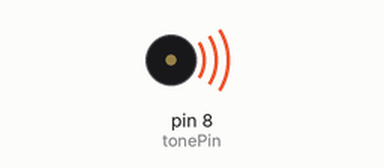
This sketch was run on a simulated Arduino Uno, built with avr-gcc and run on an emulated ATmega328P. On the bench: buzzer (waves = sounding).

Above: at 0.2 s.
At 6.7 s:
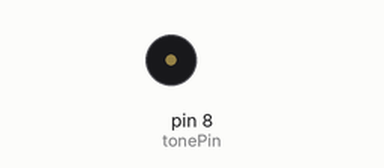
Timing chart, 0 to 7.8 s (numbered marks = the images above):
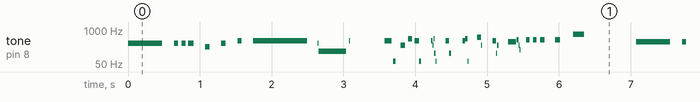

Measured:
- by itself, tone on pin 8 (tonePin): plays 311 Hz for 0.48 s, 311 Hz for 0.05 s, 311 Hz for 0.05 s, 311 Hz for 0.08 s, 233 Hz for 0.06 s, 311 Hz for 0.06 s … (722 notes in this stretch)

The sketch:

10_buzzer_himno_colombia.ino
```cpp
int tonePin = 8;

void setup() {
 }

void loop() {
 melodia();
}

//descargar tono midi y luego convertir
//recomendado descargar MIdi: https://www.khinsider.com/
//midi to arduino en:
//https://arduinomidi.netlify.app/ o en:
//https://extramaster.net/tools/midiToArduino/

//dependiendo la página usada para convertir la melodía,
//se usa de variable con nombre buzzerPin o tonePin,
// evitando cambiar el nombre a la variable de toda la melodía.

void melodia(){

    tone(tonePin, 311, 478.166597656);
    delay(531.296219618);
    delay(115.094804688);
    tone(tonePin, 311, 52.3158203125);
    delay(58.1286892361);
    delay(46.5029513889);
    tone(tonePin, 311, 52.3158203125);
    delay(58.1286892361);
    delay(32.5520659722);
    tone(tonePin, 311, 76.3810976563);
    delay(84.8678862847);
    delay(149.972018229);
    tone(tonePin, 233, 62.778984375);
    delay(69.7544270833);
    delay(154.622313368);
    tone(tonePin, 311, 62.778984375);
    delay(69.7544270833);
    delay(160.435182292);
    tone(tonePin, 391, 62.778984375);
    delay(69.7544270833);
    delay(144.159149306);
    delay(3.48772135417);
    tone(tonePin, 391, 752.301496094);
    delay(835.890551215);
    delay(51.1532465278);
    delay(1.16257378472);
    delay(5.81286892361);
    tone(tonePin, 466, 6.2778984375);
    delay(6.97544270833);
    tone(tonePin, 311, 13.6021132813);
    delay(15.1134592014);
    tone(tonePin, 155, 383.998121094);
    delay(426.664578993);
    tone(tonePin, 311, 3.13894921875);
    delay(3.48772135417);
    tone(tonePin, 391, 13.6021132813);
    delay(15.1134592014);
    delay(473.167530382);
    delay(1.16257378472);
    delay(2.32514756944);
    delay(3.48772135417);
    tone(tonePin, 391, 97.3074257813);
    delay(108.119361979);
    tone(tonePin, 261, 6.2778984375);
    delay(6.97544270833);
    tone(tonePin, 65, 24.0652773438);
    delay(26.7391970486);
    tone(tonePin, 130, 5.23158203125);
    delay(5.81286892361);
    tone(tonePin, 466, 3.13894921875);
    delay(3.48772135417);
    delay(69.7544270833);
    delay(1.16257378472);
    delay(1.16257378472);
    delay(1.16257378472);
    delay(1.16257378472);
    tone(tonePin, 261, 48.1305546875);
    delay(53.4783940972);
    tone(tonePin, 130, 1.04631640625);
    delay(1.16257378472);
    tone(tonePin, 65, 2.0926328125);
    delay(2.32514756944);
    tone(tonePin, 391, 6.2778984375);
    delay(6.97544270833);
    delay(31.3894921875);
    delay(1.16257378472);
    delay(4.65029513889);
    delay(2.32514756944);
    tone(tonePin, 466, 44.9916054688);
    delay(49.9906727431);
    tone(tonePin, 261, 1.04631640625);
    delay(1.16257378472);
    tone(tonePin, 130, 2.0926328125);
    delay(2.32514756944);
    tone(tonePin, 391, 5.23158203125);
    delay(5.81286892361);
    tone(tonePin, 65, 4.185265625);
    delay(4.65029513889);
    delay(16.2760329861);
    delay(3.48772135417);
    delay(1.16257378472);
    delay(9.30059027778);
    delay(6.97544270833);
    tone(tonePin, 391, 49.1768710938);
    delay(54.6409678819);
    tone(tonePin, 466, 3.13894921875);
    delay(3.48772135417);
    tone(tonePin, 261, 4.185265625);
    delay(4.65029513889);
    tone(tonePin, 65, 25.11159375);
    delay(27.9017708333);
    tone(tonePin, 130, 1.04631640625);
    delay(1.16257378472);
    delay(108.119361979);
    delay(2.32514756944);
    delay(22.0889019097);
    delay(6.97544270833);
    tone(tonePin, 391, 17.7873789063);
    delay(19.7637543403);
    tone(tonePin, 261, 13.6021132813);
    delay(15.1134592014);
    tone(tonePin, 466, 8.37053125);
    delay(9.30059027778);
    tone(tonePin, 130, 15.6947460938);
    delay(17.4386067708);
    tone(tonePin, 65, 14.6484296875);
    delay(16.2760329861);
    delay(120.907673611);
    delay(1.16257378472);
    delay(1.16257378472);
    delay(1.16257378472);
    tone(tonePin, 391, 44.9916054688);
    delay(49.9906727431);
    tone(tonePin, 130, 14.6484296875);
    delay(16.2760329861);
    tone(tonePin, 466, 5.23158203125);
    delay(5.81286892361);
    tone(tonePin, 261, 1.04631640625);
    delay(1.16257378472);
    tone(tonePin, 65, 6.2778984375);
    delay(6.97544270833);
    delay(142.996575521);
    delay(3.48772135417);
    delay(8.13801649306);
    delay(11.6257378472);
    delay(2.32514756944);
    tone(tonePin, 391, 29.296859375);
    delay(32.5520659722);
    tone(tonePin, 466, 18.8336953125);
    delay(20.926328125);
    tone(tonePin, 130, 5.23158203125);
    delay(5.81286892361);
    tone(tonePin, 261, 6.2778984375);
    delay(6.97544270833);
    tone(tonePin, 65, 9.41684765625);
    delay(10.4631640625);
    delay(113.932230903);
    delay(3.48772135417);
    delay(1.16257378472);
    delay(1.16257378472);
    delay(4.65029513889);
    tone(tonePin, 523, 48.1305546875);
    delay(53.4783940972);
    tone(tonePin, 130, 3.13894921875);
    delay(3.48772135417);
    tone(tonePin, 415, 1.04631640625);
    delay(1.16257378472);
    tone(tonePin, 261, 12.555796875);
    delay(13.9508854167);
    tone(tonePin, 65, 3.13894921875);
    delay(3.48772135417);
    delay(138.346280382);
    delay(3.48772135417);
    delay(4.65029513889);
    delay(1.16257378472);
    tone(tonePin, 391, 41.85265625);
    delay(46.5029513889);
    tone(tonePin, 130, 15.6947460938);
    delay(17.4386067708);
    tone(tonePin, 261, 14.6484296875);
    delay(16.2760329861);
    tone(tonePin, 65, 3.13894921875);
    delay(3.48772135417);
    tone(tonePin, 466, 4.185265625);
    delay(4.65029513889);
    delay(127.883116319);
    delay(1.16257378472);
    delay(1.16257378472);
    delay(4.65029513889);
    tone(tonePin, 349, 105.677957031);
    delay(117.419952257);
    tone(tonePin, 415, 21.9726445313);
    delay(24.4140494792);
    tone(tonePin, 261, 12.555796875);
    delay(13.9508854167);
    tone(tonePin, 174, 8.37053125);
    delay(9.30059027778);
    tone(tonePin, 87, 4.185265625);
    delay(4.65029513889);
    delay(77.8924435764);
    tone(tonePin, 415, 52.3158203125);
    delay(58.1286892361);
    delay(40.6900824653);
    tone(tonePin, 415, 52.3158203125);
    delay(58.1286892361);
    delay(39.5275086806);
    tone(tonePin, 415, 66.96425);
    delay(74.4047222222);
    delay(141.834001736);
    tone(tonePin, 415, 66.96425);
    delay(74.4047222222);
    delay(173.223493924);
    tone(tonePin, 698, 156.947460938);
    delay(174.386067708);
    delay(701.031992188);
    tone(tonePin, 349, 478.166597656);
    delay(531.296219618);
    delay(115.094804688);
    tone(tonePin, 349, 52.3158203125);
    delay(58.1286892361);
    delay(46.5029513889);
    tone(tonePin, 349, 52.3158203125);
    delay(58.1286892361);
    delay(32.5520659722);
    tone(tonePin, 349, 76.3810976563);
    delay(84.8678862847);
    delay(149.972018229);
    tone(tonePin, 261, 62.778984375);
    delay(69.7544270833);
    delay(154.622313368);
    tone(tonePin, 349, 62.778984375);
    delay(69.7544270833);
    delay(160.435182292);
    tone(tonePin, 415, 62.778984375);
    delay(69.7544270833);
    delay(144.159149306);
    delay(3.48772135417);
    tone(tonePin, 415, 752.301496094);
    delay(835.890551215);
    delay(51.1532465278);
    delay(1.16257378472);
    delay(5.81286892361);
    tone(tonePin, 523, 6.2778984375);
    delay(6.97544270833);
    tone(tonePin, 349, 13.6021132813);
    delay(15.1134592014);
    tone(tonePin, 174, 383.998121094);
    delay(426.664578993);
    tone(tonePin, 349, 3.13894921875);
    delay(3.48772135417);
    tone(tonePin, 415, 13.6021132813);
    delay(15.1134592014);
    delay(502.231875);
    delay(2.32514756944);
    delay(2.32514756944);
    delay(1.16257378472);
    delay(1.16257378472);
    tone(tonePin, 466, 114.048488281);
    delay(126.720542535);
    tone(tonePin, 391, 5.23158203125);
    delay(5.81286892361);
    tone(tonePin, 783, 12.555796875);
    delay(13.9508854167);
    delay(51.1532465278);
    tone(tonePin, 391, 59.6400351563);
    delay(66.2667057292);
    delay(47.6655251736);
    tone(tonePin, 391, 60.6863515625);
    delay(67.4292795139);
    tone(tonePin, 116, 24.0652773438);
    delay(26.7391970486);
    tone(tonePin, 58, 3.13894921875);
    delay(3.48772135417);
    delay(13.9508854167);
    delay(3.48772135417);
    delay(1.16257378472);
    delay(2.32514756944);
    delay(1.16257378472);
    delay(6.97544270833);
    tone(tonePin, 830, 55.4547695313);
    delay(61.6164105903);
    tone(tonePin, 415, 1.04631640625);
    delay(1.16257378472);
    tone(tonePin, 523, 6.2778984375);
    delay(6.97544270833);
    delay(125.55796875);
    delay(1.16257378472);
    delay(18.6011805556);
    tone(tonePin, 195, 1.04631640625);
    delay(1.16257378472);
    tone(tonePin, 233, 19.8800117188);
    delay(22.0889019097);
    tone(tonePin, 311, 8.37053125);
    delay(9.30059027778);
    tone(tonePin, 391, 26.1579101563);
    delay(29.0643446181);
    tone(tonePin, 783, 1.04631640625);
    delay(1.16257378472);
    tone(tonePin, 466, 16.7410625);
    delay(18.6011805556);
    delay(124.395394965);
    delay(1.16257378472);
    delay(3.48772135417);
    delay(1.16257378472);
    tone(tonePin, 415, 114.048488281);
    delay(126.720542535);
    tone(tonePin, 349, 5.23158203125);
    delay(5.81286892361);
    tone(tonePin, 698, 12.555796875);
    delay(13.9508854167);
    delay(51.1532465278);
    tone(tonePin, 349, 59.6400351563);
    delay(66.2667057292);
    delay(47.6655251736);
    tone(tonePin, 349, 60.6863515625);
    delay(67.4292795139);
    tone(tonePin, 58, 11.5094804688);
    delay(12.7883116319);
    tone(tonePin, 116, 1.04631640625);
    delay(1.16257378472);
    delay(26.7391970486);
    delay(1.16257378472);
    delay(2.32514756944);
    delay(1.16257378472);
    delay(3.48772135417);
}
```
